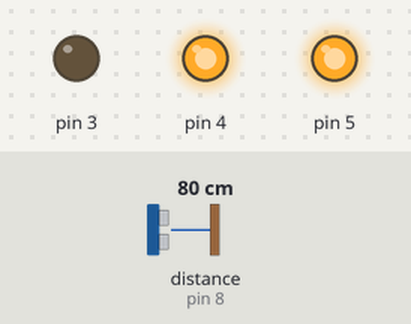
The sketch below on a simulated Arduino Uno, built with avr-gcc and run on an emulated ATmega328P. Shown: output pins drawn as LEDs (lit = HIGH). The test bench sets the inputs (shaded band); at power-on: distance to the obstacle (sensor on pin 8) 80 cm. The echo pulse lasts 58.3 µs per cm; what the sketch prints to the serial monitor is not drawn.

Above: at 3.1 s.
3.2 s: distance to the obstacle (sensor on pin 8) set to 72 cm
At 4.7 s:
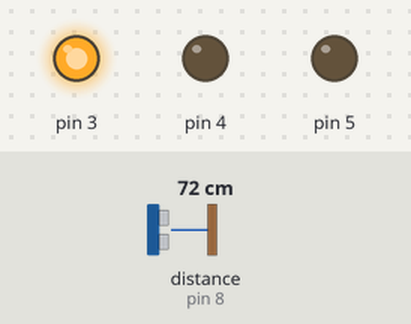
6.2 s: distance to the obstacle (sensor on pin 8) set to 20 cm
9.2 s: distance to the obstacle (sensor on pin 8) set to 16 cm
At 10.0 s:
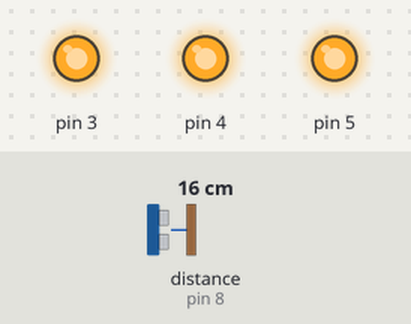
10.7 s: distance to the obstacle (sensor on pin 8) set to 41 cm
13.1 s: distance to the obstacle (sensor on pin 8) set to 49 cm
At 16.5 s:
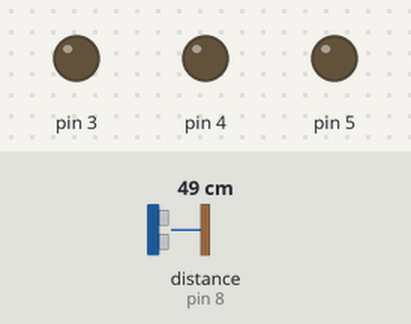
Timing chart, 0 to 17.1 s (numbered marks = the images above; inputs shaded):
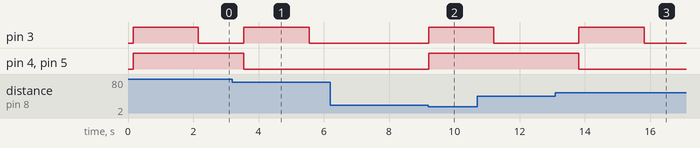

The sketch:

relay_reverse_nobutton.ino
```cpp
#include <NewPing.h>

// Arduino being used because I'm sick of the Bachmann system, maybe Dallee too. And it's cheaper than both
// ---------------------------------------------------------------------------

#include <NewPing.h>

#define TRIGGER_PIN  7  // Arduino pin tied to trigger pin on the ultrasonic sensor.
#define ECHO_PIN     8  // Arduino pin tied to echo pin on the ultrasonic sensor.
#define MAX_DISTANCE 75 // Maximum distance we want to ping for (in centimeters). Maximum sensor distance is rated at 400-500cm.

NewPing sonar(TRIGGER_PIN, ECHO_PIN, MAX_DISTANCE); // NewPing setup of pins and maximum distance.
int previous_direction;
int present_direction;
boolean change_direction;
int count_of_max_range_tries;
char text_direction ;

// variables will change:

// the setup function runs once when you press reset or power the board
void setup() {
  // initialize digital pins 11-13 as an output.
  pinMode(5, OUTPUT);
  pinMode(4, OUTPUT);
  pinMode(3, OUTPUT);
  digitalWrite(3, LOW);   // turn the TRACK POWER off (LOW is the voltage level)
  digitalWrite(4, LOW);   // turn the relay OFF (LOW is the voltage level)
  digitalWrite(5, LOW);   // turn the relay OFF (LOW is the voltage level)

  Serial.begin(115200); // Open serial monitor at 115200 baud to see ping results.
}

// the loop function runs over and over again forever
void loop() {
  int reading;

    // turn TRAIN on:

      delay(150);                     // Wait *ms between pings (about 20 pings/sec). 29ms should be the shortest delay between pings.

      reading = sonar.ping_cm(); //get the reading
      Serial.print("Ping: ");
      Serial.print(reading); // Send ping, get distance in cm and print result (0 == outside set distance range)
      Serial.print("cm");

      // change direction by boolean value and a second boolean value indicating a change has been made!

      if (reading > 45 || reading ==0){
        count_of_max_range_tries = count_of_max_range_tries + 1;
        if (count_of_max_range_tries == 10) {
           present_direction = 1;
           text_direction = 'FORWARD';
           count_of_max_range_tries = 1;
          }
        }

       if (reading < 19) {
        present_direction = 2;
        text_direction = 'REVERSE';
       }

       change_direction = false;
       if (present_direction != previous_direction) {
        change_direction = true;
       }

       if (change_direction == true){
        Serial.print("CHANGE OF DIRECTION: ");
        Serial.println(text_direction); // print result (0 == outside set distance range)

        if (present_direction == 1){
          digitalWrite(3, HIGH);   // turn the TRACK POWER off (LOW is the voltage level)
          digitalWrite(5, LOW);   // turn the relay on (LOW is the voltage level)
          digitalWrite(4, LOW);   // turn the relay on (LOW is the voltage level)
          delay(2000);
          digitalWrite(3, LOW);   // turn the TRACK POWER on (LOW is the voltage level)
        }  else {
          digitalWrite(3, HIGH);   // turn the TRACK POWER off (LOW is the voltage level)
          digitalWrite(4, HIGH);   // turn the relay off
          digitalWrite(5, HIGH);    // turn the relay off by making the voltage HIGH
          delay(2000);
          digitalWrite(3, LOW);   // turn the TRACK POWER on (LOW is the voltage level)
        }
       }

           change_direction = false;   // no change
           previous_direction = present_direction;  // save for comparision

}
```

Measured:
- the behaviour switches between 76 and 75 cm on distance to the obstacle (sensor on pin 8) (found by bisection; images 0 and 1)
- the behaviour switches between 19 and 18 cm on distance to the obstacle (sensor on pin 8) (found by bisection; images 1 and 2)
- the behaviour switches between 44 and 45 cm on distance to the obstacle (sensor on pin 8) (found by bisection; images 2 and 3)
- after the input at 3.2 s, pin 3: LOW → HIGH after 0.35 s, → LOW 2.0 s later; pin 4, pin 5: HIGH → LOW after 0.35 s
- after the input at 6.2 s, every drawn part: stays the same
- after the input at 9.2 s, pin 3–5: LOW → HIGH at once
- after the input at 13.1 s, pin 3: LOW → HIGH after 0.72 s, → LOW 2.0 s later; pin 4, pin 5: HIGH → LOW after 0.72 s
